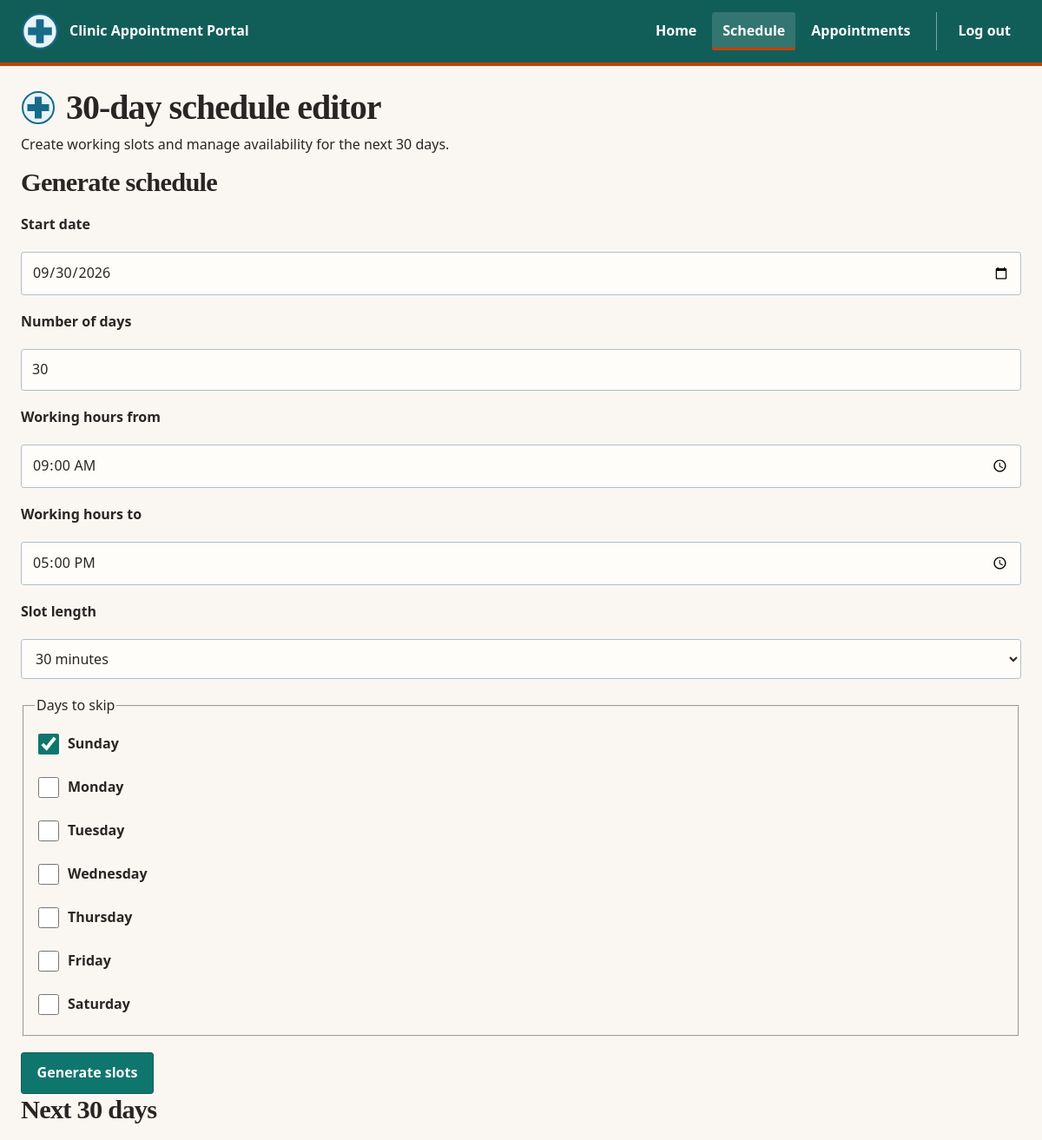
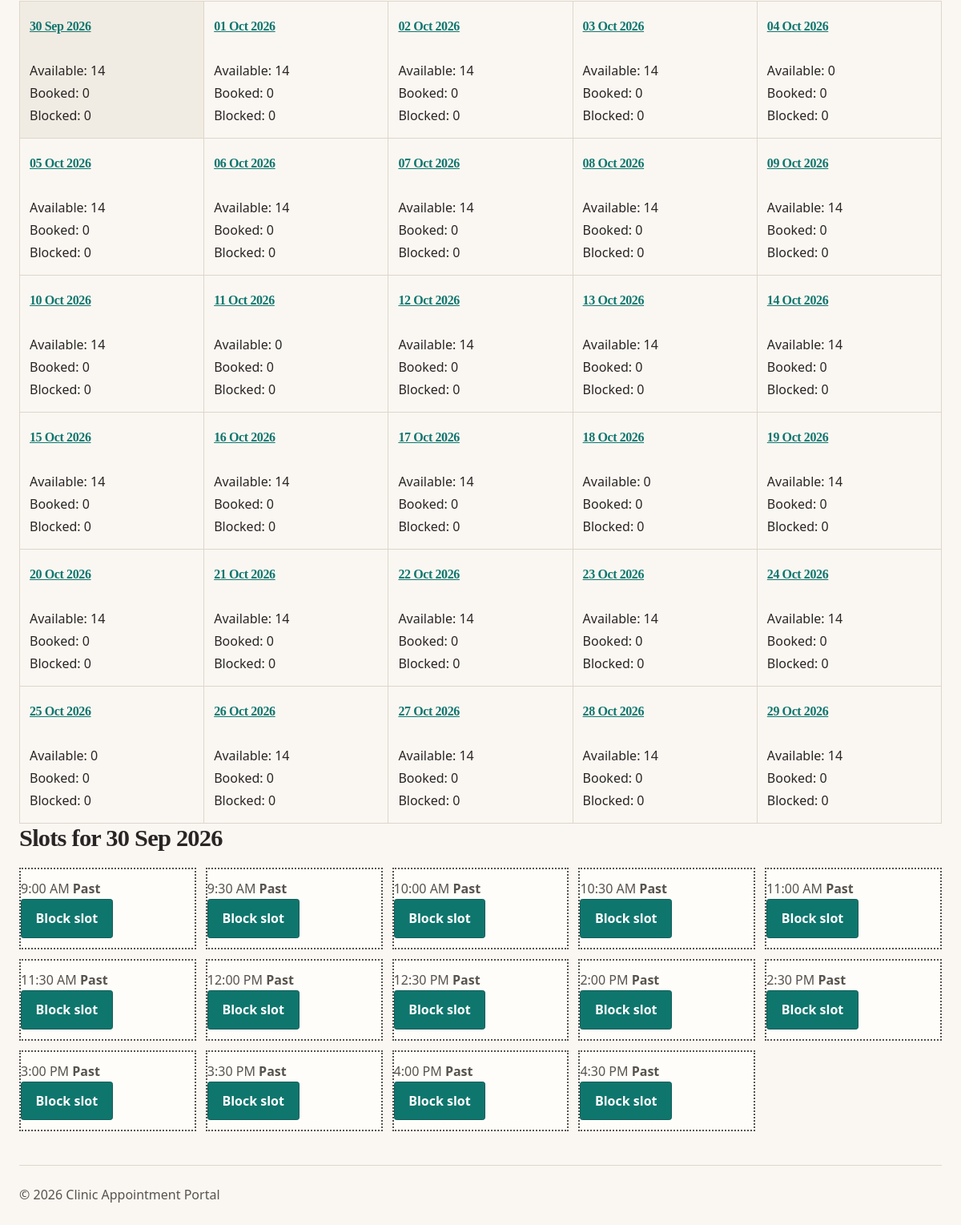
Page /clinic-plus/doctor/schedule.php (signed in) on the committed database (2 pictures, top to bottom).
### tables this page shows
CREATE TABLE `slots` (
  `slotID` INT NOT NULL AUTO_INCREMENT,
  `DoctorID` INT NOT NULL,
  `SlotDateTime` DATETIME NOT NULL,
  `CreatedAt` TIMESTAMP NOT NULL DEFAULT current_timestamp(),
  `Status` ENUM('Available','Booked','Blocked') NOT NULL DEFAULT 'Available',
  PRIMARY KEY (`slotID`),
  UNIQUE KEY `uq_slot` (`DoctorID`,`SlotDateTime`),
  KEY `idx_slot_lookup` (`DoctorID`,`SlotDateTime`,`Status`),
  CONSTRAINT `fk_slots_doctor` FOREIGN KEY (`DoctorID`) REFERENCES `doctor` (`DoctorID`) ON DELETE CASCADE ON UPDATE CASCADE
);

### clinic-plus/lib/helpers.php (called while the page is built, shortened)
<?php
function e(mixed $s): string
{
    return htmlspecialchars($s ?? '', ENT_QUOTES, 'UTF-8');
}
function base_path(): string
{
    static $base = null;
    if ($base !== null) {
        return $base;
    }
    $base = '';
    $script = str_replace('\\', '/', (string) ($_SERVER['SCRIPT_NAME'] ?? ''));
    $file = realpath((string) ($_SERVER['SCRIPT_FILENAME'] ?? ''));
    $root = realpath(dirname(__DIR__));
    $inApp = str_replace('\\', '/', substr($file, strlen($root)));
    if ($inApp !== '' && strcasecmp(substr($script, -strlen($inApp)), $inApp) === 0) {
        $base = rtrim(substr($script, 0, -strlen($inApp)), '/');
    }
    return $base;
}
function url(string $path): string
{
    return base_path() . $path;
}
function app_request_uri(): string
{
    $uri = (string) ($_SERVER['REQUEST_URI'] ?? '/');
    $base = base_path();
    if ($base !== '' && strncasecmp($uri, $base, strlen($base)) === 0) {
        $uri = substr($uri, strlen($base));
    }
    return $uri === '' ? '/' : $uri;
}
function fmt_date(?string $value): string
{
    $timestamp = strtotime($value);
    return $timestamp === false ? '' : date('d M Y', $timestamp);
}
function fmt_time(?string $value): string
{
    $timestamp = strtotime($value);
    return $timestamp === false ? '' : date('g:i A', $timestamp);
}

### clinic-plus/lib/auth.php (called while the page is built, shortened)
<?php
require_once __DIR__ . DIRECTORY_SEPARATOR . 'helpers.php';
function current_user(): ?array
{
    if (array_key_exists('_auth_current_user_cache', $GLOBALS)) {
        return $GLOBALS['_auth_current_user_cache'];
    }
    $role = $_SESSION['role'] ?? null;
    $id = $_SESSION['id'] ?? null;
    $profile = account_by_id($role, (int) $id);
    $profile['role'] = $role;
    $profile['id'] = (int) $id;
    return auth_cache_current_user($profile);
}
function require_doctor(): void
{
    $user = current_user();
}
function auth_cache_current_user(?array $user): ?array
{
    return $user;
}

### clinic-plus/lib/db.php (called while the page is built, shortened)
<?php
function db(): PDO
{
    static $connection;
    if (!$connection instanceof PDO) {
        $dsn = 'mysql:host=' . DB_HOST
            . ';dbname=' . DB_NAME
            . ';charset=utf8mb4';
        $connection = new PDO($dsn, DB_USER, DB_PASS, [
            PDO::ATTR_ERRMODE => PDO::ERRMODE_EXCEPTION,
            PDO::ATTR_DEFAULT_FETCH_MODE => PDO::FETCH_ASSOC,
            PDO::ATTR_EMULATE_PREPARES => false,
            PDO::MYSQL_ATTR_INIT_COMMAND => "SET time_zone = '" . (new DateTimeImmutable())->format('P') . "'",
        ]);
    }
    return $connection;
}
function q(string $sql, array $params = []): PDOStatement
{
    $statement = db()->prepare($sql);
    $statement->execute($params);
    return $statement;
}
function q_one(string $sql, array $params = []): ?array
{
    $row = q($sql, $params)->fetch();
    return $row === false ? null : $row;
}
function q_all(string $sql, array $params = []): array
{
    return q($sql, $params)->fetchAll();
}

### clinic-plus/models/accounts.php (called while the page is built, shortened)
<?php
require_once dirname(__DIR__) . DIRECTORY_SEPARATOR . 'lib' . DIRECTORY_SEPARATOR . 'db.php';
function account_by_id(string $role, int $id): ?array
{
    if ($role === 'doctor') {
        return q_one(
            'SELECT * FROM `doctor` WHERE `DoctorID` = :id LIMIT 1',
            ['id' => $id]
        );
    }
    return null;
}

### clinic-plus/models/slots.php (called while the page is built, shortened)
<?php
require_once dirname(__DIR__) . DIRECTORY_SEPARATOR . 'lib' . DIRECTORY_SEPARATOR . 'db.php';
require_once dirname(__DIR__) . DIRECTORY_SEPARATOR . 'lib' . DIRECTORY_SEPARATOR . 'slots.php';
function slot_select(): string
{
    return 'SELECT `slotID`, `DoctorID`, `SlotDateTime`, `CreatedAt`, `Status`,
                   DATE(`SlotDateTime`) AS `SlotDate`, TIME(`SlotDateTime`) AS `SlotTime`
            FROM `slots`';
}
function slots_for_day(int $doctorId, string $date, ?string $fromTime = null, ?string $toTime = null): array
{
    $sql = slot_select() . "
            WHERE `DoctorID` = :doctor_id
              AND DATE(`SlotDateTime`) = :slot_date";
    $params = ['doctor_id' => $doctorId, 'slot_date' => $date];
    return q_all($sql . " ORDER BY `SlotDateTime`", $params);
}
function slot_counts_for_range(int $doctorId, string $from, string $to): array
{
    $rows = q_all(
        'SELECT DATE(`SlotDateTime`) AS `SlotDate`, `Status`, COUNT(*) AS `Count`
         FROM `slots`
         WHERE `DoctorID` = :doctor_id
           AND DATE(`SlotDateTime`) BETWEEN :from_date AND :to_date
         GROUP BY DATE(`SlotDateTime`), `Status`
         ORDER BY `SlotDate`',
        ['doctor_id' => $doctorId, 'from_date' => $from, 'to_date' => $to]
    );
    $counts = [];
    foreach ($rows as $row) {
        $date = (string) $row['SlotDate'];
        $status = (string) $row['Status'];
        if (!isset($counts[$date])) {
            $counts[$date] = ['Available' => 0, 'Booked' => 0, 'Blocked' => 0];
        }
        if (array_key_exists($status, $counts[$date])) {
            $counts[$date][$status] = (int) $row['Count'];
        }
    }
    return $counts;
}

### clinic-plus/lib/slots.php (called while the page is built, shortened)
<?php
function is_bookable(string $date, string $time, ?string $now = null): bool
{
    try {
        $slot = new DateTimeImmutable($date . ' ' . $time);
        $current = new DateTimeImmutable($now ?? 'now');
    } catch (Exception) {
        return false;
    }
    return $slot >= $current;
}

### clinic-plus/doctor/schedule.php (the view, shortened to what this page needs)
<?php
require_once dirname(__DIR__) . DIRECTORY_SEPARATOR . 'lib' . DIRECTORY_SEPARATOR . 'helpers.php';
require_once dirname(__DIR__) . DIRECTORY_SEPARATOR . 'lib' . DIRECTORY_SEPARATOR . 'auth.php';
require_once dirname(__DIR__) . DIRECTORY_SEPARATOR . 'models' . DIRECTORY_SEPARATOR . 'slots.php';
require_doctor();
$user = current_user();
$doctorId = (int) $user['id'];
$today = new DateTimeImmutable('today');
$windowEnd = $today->modify('+29 days');
$dateInput = $_GET['date'] ?? '';
$selectedDate = is_string($dateInput) ? $dateInput : '';
$parsedDate = DateTimeImmutable::createFromFormat('!Y-m-d', $selectedDate);
if (
    $parsedDate === false
    || $parsedDate->format('Y-m-d') !== $selectedDate
    || $parsedDate < $today
    || $parsedDate > $windowEnd
) {
    $selectedDate = $today->format('Y-m-d');
}
$countsByDate = slot_counts_for_range($doctorId, $today->format('Y-m-d'), $windowEnd->format('Y-m-d'));
$slots = slots_for_day($doctorId, $selectedDate);
require dirname(__DIR__) . DIRECTORY_SEPARATOR . 'partials' . DIRECTORY_SEPARATOR . 'header.php';
require dirname(__DIR__) . DIRECTORY_SEPARATOR . 'partials' . DIRECTORY_SEPARATOR . 'nav.php';
?>
<main id="schedule-editor">
    <section class="page-intro">
        <div class="page-intro-copy">
            <h1><img src="<?= e(url('/assets/img/clinic-logo.svg')) ?>" width="40" height="40" loading="eager" decoding="async" alt="" class="page-intro-mark">30-day schedule editor</h1>
            <p>Create working slots and manage availability for the next 30 days.</p>
        </div>
    </section>
    <section class="schedule-generator" aria-labelledby="generate-heading">
        <h2 id="generate-heading">Generate schedule</h2>
        <form method="post" action="<?= e(url('/doctor/schedule.php')) ?>">
            <label for="start-date">Start date</label>
            <input id="start-date" name="start_date" type="date" value="<?= e($today->format('Y-m-d')) ?>" required>
            <label for="days">Number of days</label>
            <input id="days" name="days" type="number" min="1" max="30" value="30" required>
            <label for="start-time">Working hours from</label>
            <input id="start-time" name="start_time" type="time" value="09:00" required>
            <label for="end-time">Working hours to</label>
            <input id="end-time" name="end_time" type="time" value="17:00" required>
            <label for="slot-length">Slot length</label>
            <select id="slot-length" name="slot_length">
                <option value="30" selected>30 minutes</option>
            </select>
            <fieldset class="days-to-skip">
                <legend>Days to skip</legend>
                <?php foreach ([0 => 'Sunday', 1 => 'Monday', 2 => 'Tuesday', 3 => 'Wednesday', 4 => 'Thursday', 5 => 'Friday', 6 => 'Saturday'] as $dayNumber => $dayName): ?>
                    <label><input type="checkbox" name="skip_days[]" value="<?= e((string) $dayNumber) ?>"<?= e($dayNumber === 0 ? ' checked' : '') ?>> <?= e($dayName) ?></label>
                <?php endforeach; ?>
            </fieldset>
            <button type="submit">Generate slots</button>
        </form>
    </section>
    <section class="month-grid" aria-labelledby="month-heading">
        <h2 id="month-heading">Next 30 days</h2>
        <div class="schedule-month-grid">
            <?php for ($offset = 0; $offset < 30; $offset++): ?>
                <?php
                $day = $today->modify('+' . $offset . ' days');
                $dayDate = $day->format('Y-m-d');
                $dayCounts = $countsByDate[$dayDate] ?? ['Available' => 0, 'Booked' => 0, 'Blocked' => 0];
                ?>
                <article class="schedule-day<?= e($dayDate === $selectedDate ? ' selected' : '') ?>">
                    <h3><a href="<?= e(url('/doctor/schedule.php?date=' . rawurlencode($dayDate))) ?>"><?= e(fmt_date($dayDate)) ?></a></h3>
                    <p class="slot-count available">Available: <?= e((string) $dayCounts['Available']) ?></p>
                    <p class="slot-count booked">Booked: <?= e((string) $dayCounts['Booked']) ?></p>
                    <p class="slot-count blocked">Blocked: <?= e((string) $dayCounts['Blocked']) ?></p>
                </article>
            <?php endfor; ?>
        </div>
    </section>
    <section class="day-view" aria-labelledby="day-heading">
        <h2 id="day-heading">Slots for <?= e(fmt_date($selectedDate)) ?></h2>
        <?php if ($slots === []): ?>
            <p class="empty-state">No slots have been generated for this day.</p>
        <?php else: ?>
            <ul class="slot-list">
                <?php foreach ($slots as $slot): ?>
                    <?php
                    $status = (string) $slot['Status'];
                    $stateClass = $status === 'Available' ? 'free' : ($status === 'Booked' ? 'taken' : 'blocked');
                    $timeClass = !is_bookable((string) $slot['SlotDate'], (string) $slot['SlotTime']) ? 'past' : '';
                    ?>
                    <li class="slot <?= e($stateClass) ?><?= e($timeClass !== '' ? ' ' . $timeClass : '') ?>">
                        <span class="slot-time"><?= e(fmt_time((string) $slot['SlotDateTime'])) ?></span>
                        <span class="slot-status status-label status-<?= e($timeClass !== '' ? 'past' : strtolower($status)) ?>"><?= e($timeClass !== '' ? 'Past' : ($status === 'Blocked' ? 'Unavailable' : $status)) ?></span>
                        <?php if ($status === 'Booked'): ?>
                            <form method="post" action="<?= e(url('/doctor/schedule.php?date=' . rawurlencode($selectedDate))) ?>">
                                <?= csrf_field() ?>
                                <input type="hidden" name="action" value="toggle">
                                <input type="hidden" name="slot_id" value="<?= e((string) $slot['slotID']) ?>">
                                <input type="hidden" name="status" value="Blocked">
                                <button type="submit" onclick="return confirm('This booked slot will cancel the appointment and notify both parties. Continue?');">Block booked slot</button>
                            </form>
                        <?php else: ?>
                            <form method="post" action="<?= e(url('/doctor/schedule.php?date=' . rawurlencode($selectedDate))) ?>">
                                <button type="submit">Block slot</button>
                            </form>
                        <?php endif; ?>
                    </li>
                <?php endforeach; ?>
            </ul>
        <?php endif; ?>
    </section>
</main>
<?php require dirname(__DIR__) . DIRECTORY_SEPARATOR . 'partials' . DIRECTORY_SEPARATOR . 'footer.php';

### clinic-plus/assets/tokens.css (style rules this page uses)
:root { --c-ink: #292524; --c-muted: #57534e; --c-paper: #fffdf9; --c-surface: #faf7f2; --c-surface-band: #f1ece3; --c-surface-tile: #fffefa; --c-line: #ded6ca; --c-primary: #0f766e; --c-primary-dark: #115e59; --c-accent: #c2410c; --c-success: #166534; --c-danger: #b91c1c; --shadow-doctor-tile: 0 0.35rem 1rem rgba(41, 37, 36, 0.10); --radius-control: 0.2rem; --radius-tile: 0.45rem; --radius-section: 0; }

### clinic-plus/assets/css/style.css (style rules this page uses)
.status-label { display: inline-block; font-weight: 700; white-space: nowrap; }
.status-rescheduled, .status-blocked, .status-logged, .status-past { color: var(--c-muted); }
.schedule-month-grid { display: grid; width: 100%; grid-template-columns: repeat(5, minmax(0, 1fr)); gap: 0; border-top: 1px solid var(--c-line); border-left: 1px solid var(--c-line); }
.schedule-day { min-width: 0; padding: var(--space-2); border: 0; border-right: 1px solid var(--c-line); border-bottom: 1px solid var(--c-line); background: transparent; }
.schedule-day.selected { background: var(--c-surface-band); }
.schedule-day h3 { font-size: 1rem; }
.schedule-day .slot-count { margin: 0.15rem 0; }
.slot-list .slot { border: 0; border-bottom: 1px solid var(--c-line); border-radius: 0; background: transparent; padding-inline: 0; }
.slot-list .slot.free, .slot-list .slot.taken, .slot-list .slot.blocked, .slot-list .slot.past { border-left: 0; }
.slot-list .slot-status { min-width: 8rem; }
.slot-list .slot { border: 1px solid var(--c-line); }
.slot-list .slot.free { background: #e7f2ed; border-color: var(--c-success); }
.slot-list .slot.past { background: var(--c-paper); border: 2px dotted var(--c-muted); }
.schedule-grid .slot.past, .slot-list .slot.past { background: var(--c-paper); border: 2px dotted var(--c-muted); }

### rows in the picture
slots: SlotDateTime "9:00 AM", status "Past"
slots: SlotDateTime "9:30 AM", status "Past"
slots: SlotDateTime "10:00 AM", status "Past"
slots: SlotDateTime "10:30 AM", status "Past"
slots: SlotDateTime "11:00 AM", status "Past"
slots: SlotDateTime "11:30 AM", status "Past"
slots: SlotDateTime "12:00 PM", status "Past"
slots: SlotDateTime "12:30 PM", status "Past"
slots: SlotDateTime "2:00 PM", status "Past"
slots: SlotDateTime "2:30 PM", status "Past"
slots: SlotDateTime "3:00 PM", status "Past"
slots: SlotDateTime "3:30 PM", status "Past"
slots: SlotDateTime "4:00 PM", status "Past"
slots: SlotDateTime "4:30 PM", status "Past"

### other values in the picture
$link['label'] "Home"
$link['label'] "Schedule"
$link['label'] "Appointments"
$link['label'] "Log out"
$dayName "Sunday"
$dayName "Monday"
$dayName "Tuesday"
$dayName "Wednesday"
$dayName "Thursday"
$dayName "Friday"
$dayName "Saturday"
fmt_date($dayDate) "30 Sep 2026"
$dayCounts['Available'] "14"
$dayCounts['Booked'] "0"
$dayCounts['Blocked'] "0"
